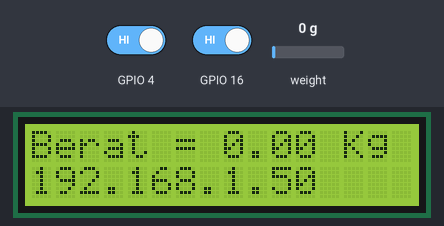
Simulated run of this program. Board: ESP32. Shown: 16×2 character LCD. The test bench sets the inputs (shaded band); at power-on: GPIO 4 HIGH, GPIO 16 HIGH, weight on the scale 0 g. WiFi joins after 1.5 s; servers stay silent unless stated; uploads are accepted with an empty reply; storage starts empty; EEPROM starts erased; what the program prints to the serial monitor is not drawn.

Above: at 6.3 s.
6.4 s: GPIO 4 driven LOW
At 9.4 s:
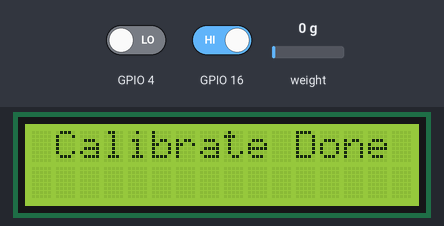
10.1 s: GPIO 16 driven LOW
At 12.4 s:
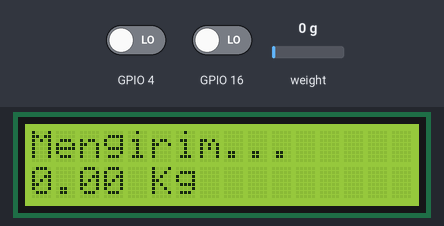
13.8 s: weight on the scale set to 100 g
At 17.4 s:
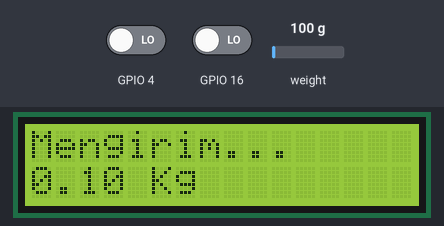
17.5 s: weight on the scale set to 1250 g
At 20.6 s:
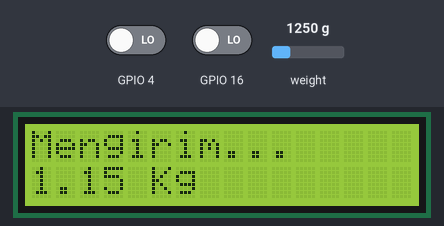
21.2 s: weight on the scale set to 2500 g
At 23.9 s:
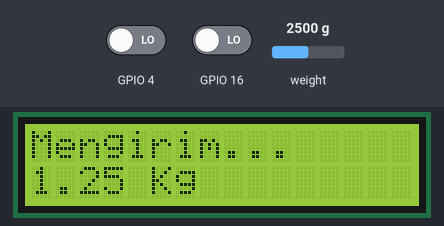
24.9 s: GPIO 4 driven HIGH
Timing chart, 0 to 27.7 s (numbered marks = the images above; inputs shaded):
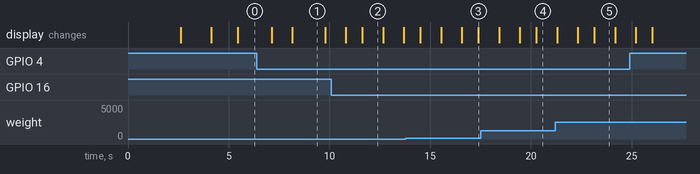

The program:

main.cpp
```cpp
#include "HX711.h"
#include <LiquidCrystal_I2C.h>
#include <WiFi.h>
#include <HTTPClient.h>

#include "SPI.h"
#include <RTCLib.h>
#include "FS.h"
#include "SD.h"
#include "SPI.h"
#include "SPIFFS.h"
#include <ESPAsyncWebServer.h>
#include "Preferences.h"

// #define RST_PIO 16
// #define RST_PIO 4

// Replace with your network credentials
const char *ssidAP = "ESP32AP";
const char *passwordAP = "katakuri";
char ssid[50], password[50];
char ipBackend[50], apiKey[50];
void setup();
String localIp;
String apiKeyPrev;
String ipBackendPrev;

// Set web server port number to 80
AsyncWebServer server(80);
Preferences preferences;

LiquidCrystal_I2C lcd(PCF8574_ADDR_A21_A11_A01, 4, 5, 6, 16, 11, 12, 13, 14, POSITIVE);
const int HX711_dout = 27;
const int HX711_sck = 26;

HX711 scale;

void ServerAPMode() //
{
  // Connect to Wi-Fi network with SSID and password
  Serial.println("Setting AP (Access Point)…");
  // Remove the password parameter, if you want the AP (Access Point) to be open
  WiFi.softAP(ssidAP, passwordAP);

  IPAddress IP = WiFi.softAPIP();
  Serial.print("AP IP address: ");
  Serial.print(IP); // 192.168.4.1
  lcd.clear();
  lcd.setCursor(0, 0);
  lcd.print("AP IP address: ");
  lcd.setCursor(0, 1);
  lcd.println(IP); // 192.168.4.1

  server.on("/", HTTP_GET, [](AsyncWebServerRequest *request)
            { request->send(SPIFFS, "/accesspoint.html"); });
  server.on("/accesspoint.css", HTTP_GET, [](AsyncWebServerRequest *request)
            { request->send(SPIFFS, "/accesspoint.css"); });
  server.on("/accesspoint.js", HTTP_GET, [](AsyncWebServerRequest *request)
            { request->send(SPIFFS, "/accesspoint.js"); });

  server.on("/update", HTTP_GET, [](AsyncWebServerRequest *request)
            {
              // WiFi.disconnect();
              int ssidIndex = 0;
              int passwordIndex = 1;
              String ssidGet =  request->arg(ssidIndex).c_str();
              String passwordGet = request->arg(passwordIndex).c_str();

              ssidGet.toCharArray(ssid, 50);
              passwordGet.toCharArray(password, 50);

              Serial.println(ssid);
              Serial.println(password);

              WiFi.begin(ssid, password);
              while (WiFi.status() != WL_CONNECTED)
              {
                delay(500);
                Serial.print(".");
              }

              if(WiFi.status() != 3) {
                return request->send(200, "text/plain", "ssid or password is not valid");
              }
              // Print local IP address and start web server
              Serial.println("");
              Serial.println("WiFi connected.");
              Serial.println("IP address: ");
              preferences.putString("ssid", ssidGet);
              preferences.putString("password", passwordGet);
              String _ip = WiFi.localIP().toString();
              Serial.println(_ip);

              if(_ip != "0.0.0.0") {
                Serial.println("tersimpan");
                preferences.putString("ssid", ssidGet);
                preferences.putString("password", passwordGet);
                WiFi.disconnect();
              }

              request->send(200, "text/plain", _ip); setup(); });

  DefaultHeaders::Instance().addHeader("Access-Control-Allow-Origin", "*");
  server.begin();
}

void setup()
{
  lcd.begin(2, 16);
  Serial.println("Memulai...");
  lcd.setCursor(0, 0);
  lcd.print("Monitoring Berat");
  lcd.setCursor(2, 1);
  lcd.print("By : Septian");
  delay(2500);
  lcd.clear();
  Serial.begin(115200);
  preferences.begin("credential", false); // Initiate EEPROM Object Storage named "credential"

  // You can change ssid and password as you wish
  // This ssid and password works when ESP as Client
  String ssidPref = preferences.getString("ssid", "zmpak");
  String passwordPref = preferences.getString("password", "katakuri");
  ipBackendPrev = preferences.getString("ipBackend", "192.168.21.174");
  apiKeyPrev = preferences.getString("apiKey", "katakuri");

  if (!SPIFFS.begin(true))
  {
    Serial.println("An Error has occurred while mounting SPIFFS");
  };

  ssidPref.toCharArray(ssid, 50);
  passwordPref.toCharArray(password, 50);

  Serial.println(ssid);
  Serial.println(password);

  Serial.print("Connecting to: ");
  Serial.println(ssid);
  WiFi.begin(ssid, password);
  unsigned long startTime = millis();
  while (WiFi.status() != WL_CONNECTED && (millis() - startTime) <= 15000)
  {
    lcd.print("Connecting...");
    delay(200);
    lcd.clear();
  }

  if (WiFi.status() != WL_CONNECTED)
  {
    ServerAPMode();
    while (1)
      ;
  }

  server.on("/", HTTP_GET, [](AsyncWebServerRequest *request)
            { request->send(SPIFFS, "/backend.html"); });
  server.on("/accesspoint.css", HTTP_GET, [](AsyncWebServerRequest *request)
            { request->send(SPIFFS, "/accesspoint.css"); });
  server.on("/backend.js", HTTP_GET, [](AsyncWebServerRequest *request)
            { request->send(SPIFFS, "/backend.js"); });
  server.on("/be-update", HTTP_GET, [](AsyncWebServerRequest *request)
            {
              int ipBackendIndex = 0;
              int apiKeyIndex = 1;
              String ipBackendGet =  request->arg(ipBackendIndex).c_str();
              String apiKeyGet = request->arg(apiKeyIndex).c_str();

              ipBackendGet.toCharArray(ipBackend, 50);
              apiKeyGet.toCharArray(apiKey, 50);

              preferences.putString("ipBackend", ipBackendGet);
              preferences.putString("apiKey", apiKeyGet);

              Serial.println(ipBackendGet);
              Serial.println(apiKeyGet);

              request->send(200, "text/plain", "Terupdate"); setup(); });

  DefaultHeaders::Instance().addHeader("Access-Control-Allow-Origin", "*");

  // Start server
  server.begin();

  // Print local IP address and start web server
  Serial.println("");
  Serial.println("WiFi connected.");
  Serial.println("IP address: ");
  Serial.println(WiFi.localIP());
  localIp = WiFi.localIP().toString();
  lcd.print(WiFi.localIP());

  // lcd.begin();
  // pinMode(HX711_dout, INPUT);

  scale.begin(HX711_dout, HX711_sck);
  scale.set_scale(21.8852);
  // scale.set_scale(-471.497);                      // this value is obtained by calibrating the scale with known weights; see the README for details
  scale.tare(); // reset the scale to 0
}

void loop()
{
  double oneReading = scale.get_units(3);
  Serial.println(oneReading);
  lcd.clear();
  lcd.print("Berat = " + String(oneReading / 1000) + " Kg");
  lcd.setCursor(0, 1);
  lcd.print(localIp);

  if (digitalRead(4) == LOW)
  {
    lcd.clear();
    lcd.setCursor(2, 0);
    lcd.print("Calibrate...");
    scale.set_scale(21.8852);
    scale.tare();
    lcd.clear();
    lcd.setCursor(1, 0);
    lcd.print("Calibrate Done");
    delay(800);
  }

  if (digitalRead(16) == LOW)
  {
    if (WiFi.status() == WL_CONNECTED)
    {
      HTTPClient http;
      String serverPath = "http://" + ipBackendPrev + ":8081/api/v1/record/apiKey/" + apiKeyPrev;

      // Your Domain name with URL path or IP address with path
      http.begin(serverPath.c_str());

      // If you need Node-RED/server authentication, insert user and password below
      // http.setAuthorization("REPLACE_WITH_SERVER_USERNAME", "REPLACE_WITH_SERVER_PASSWORD");
      http.addHeader("Content-Type", "application/json");
      String dataBuilder = String("{\"weight\":") + String(oneReading) + String("}");
      // Send HTTP GET request

      lcd.clear();
      lcd.setCursor(0, 0);
      lcd.print("Mengirim...");
      lcd.setCursor(0, 1);
      lcd.print(String(oneReading / 1000) + " Kg");

      int httpResponseCode = http.POST(dataBuilder);

      if (httpResponseCode > 0)
      {
        Serial.print("HTTP Response code: ");
        Serial.println(httpResponseCode);
        String payload = http.getString();
        Serial.println(payload);
      }
      else
      {
        Serial.print("Error code: ");
        Serial.println(httpResponseCode);
      }
      // Free resources
      http.end();
    }
    else
    {
      Serial.println("WiFi Disconnected");
    }
    // lcd.clear();
  }

  scale.power_down();
  delay(500);
  // scale.set_scale(21.8852);
  // scale.tare(); // reset the scale to 0
  scale.power_up();
}
```

Measured:
- after the input at 6.4 s, the display: first changes after 0.73 s (image 1 shows a later state)
- after the input at 10.1 s, the display: first differs from a run without the input after 1.5 s (image 2)
- what the display in image 1 shows lasts 1.7 s, from 8.1 s to 9.8 s
- what the display in image 2 shows lasts 1.1 s, from 11.6 s to 12.7 s
